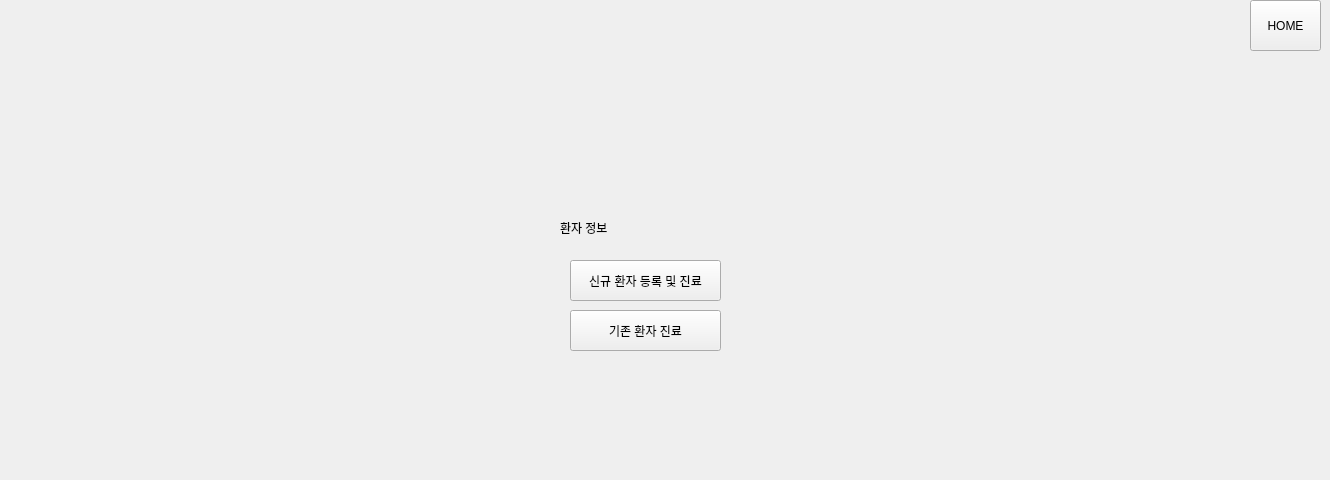
      <widget class="QWidget" name="page_2">
       <widget class="QPushButton" name="btn_home_2">
        <property name="geometry">
         <rect>
          <x>1250</x>
          <y>0</y>
          <width>71</width>
          <height>51</height>
         </rect>
        </property>
        <property name="text">
         <string>HOME</string>
        </property>
       </widget>
       <widget class="QWidget" name="widget_56" native="true">
        <property name="geometry">
         <rect>
          <x>530</x>
          <y>200</y>
          <width>231</width>
          <height>271</height>
         </rect>
        </property>
        <widget class="QPushButton" name="btn_findExistingPatient_2">
         <property name="geometry">
          <rect>
           <x>40</x>
           <y>110</y>
           <width>151</width>
           <height>41</height>
          </rect>
         </property>
         <property name="text">
          <string>기존 환자 진료</string>
         </property>
        </widget>
        <widget class="QLabel" name="label">
         <property name="geometry">
          <rect>
           <x>30</x>
           <y>20</y>
           <width>60</width>
           <height>16</height>
          </rect>
         </property>
         <property name="text">
          <string>환자 정보</string>
         </property>
        </widget>
        <widget class="QPushButton" name="btn_registerNewPatient_2">
         <property name="geometry">
          <rect>
           <x>40</x>
           <y>60</y>
           <width>151</width>
           <height>41</height>
          </rect>
         </property>
         <property name="text">
          <string>신규 환자 등록 및 진료</string>
         </property>
        </widget>
       </widget>
      </widget>
